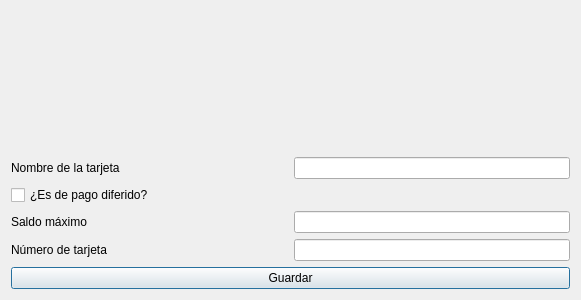
<?xml version="1.0" encoding="UTF-8"?>
<ui version="4.0">
 <class>frmTarjetasIBM</class>
 <widget class="QDialog" name="frmTarjetasIBM">
  <property name="windowModality">
   <enum>Qt::WindowModal</enum>
  </property>
  <property name="geometry">
   <rect>
    <x>0</x>
    <y>0</y>
    <width>581</width>
    <height>300</height>
   </rect>
  </property>
  <property name="windowTitle">
   <string>Nueva tarjeta</string>
  </property>
  <property name="windowIcon">
   <iconset resource="../images/xulpymoney.qrc">
    <normaloff>:/xulpmoney/document-edit.png</normaloff>:/xulpmoney/document-edit.png</iconset>
  </property>
  <property name="modal">
   <bool>true</bool>
  </property>
  <layout class="QHBoxLayout" name="horizontalLayout_8">
   <item>
    <layout class="QVBoxLayout" name="verticalLayout">
     <item>
      <widget class="QLabel" name="lblTitulo">
       <property name="font">
        <font>
         <pointsize>14</pointsize>
         <weight>75</weight>
         <bold>true</bold>
        </font>
       </property>
       <property name="styleSheet">
        <string notr="true">color: rgb(0, 128, 0);</string>
       </property>
       <property name="alignment">
        <set>Qt::AlignCenter</set>
       </property>
      </widget>
     </item>
     <item>
      <layout class="QHBoxLayout" name="horizontalLayout_5">
       <item>
        <widget class="QLabel" name="label_5">
         <property name="text">
          <string>Nombre de la tarjeta</string>
         </property>
        </widget>
       </item>
       <item>
        <widget class="QLineEdit" name="txtTarjeta">
         <property name="sizePolicy">
          <sizepolicy hsizetype="Minimum" vsizetype="Fixed">
           <horstretch>0</horstretch>
           <verstretch>0</verstretch>
          </sizepolicy>
         </property>
        </widget>
       </item>
      </layout>
     </item>
     <item>
      <layout class="QHBoxLayout" name="horizontalLayout">
       <item>
        <widget class="QCheckBox" name="chkPagoDiferido">
         <property name="text">
          <string>¿Es de pago diferido?</string>
         </property>
        </widget>
       </item>
      </layout>
     </item>
     <item>
      <layout class="QHBoxLayout" name="horizontalLayout_7">
       <item>
        <widget class="QLabel" name="label_7">
         <property name="text">
          <string>Saldo máximo </string>
         </property>
        </widget>
       </item>
       <item>
        <widget class="QLineEdit" name="txtSaldoMaximo">
         <property name="sizePolicy">
          <sizepolicy hsizetype="Minimum" vsizetype="Fixed">
           <horstretch>0</horstretch>
           <verstretch>0</verstretch>
          </sizepolicy>
         </property>
        </widget>
       </item>
      </layout>
     </item>
     <item>
      <layout class="QHBoxLayout" name="horizontalLayout_4">
       <item>
        <widget class="QLabel" name="label_4">
         <property name="text">
          <string>Número de tarjeta</string>
         </property>
        </widget>
       </item>
       <item>
        <widget class="QLineEdit" name="txtNumero">
         <property name="sizePolicy">
          <sizepolicy hsizetype="Minimum" vsizetype="Fixed">
           <horstretch>0</horstretch>
           <verstretch>0</verstretch>
          </sizepolicy>
         </property>
        </widget>
       </item>
      </layout>
     </item>
     <item>
      <widget class="QPushButton" name="cmd">
       <property name="text">
        <string>Guardar</string>
       </property>
      </widget>
     </item>
    </layout>
   </item>
  </layout>
 </widget>
 <resources>
  <include location="../images/xulpymoney.qrc"/>
 </resources>
 <connections/>
</ui>
